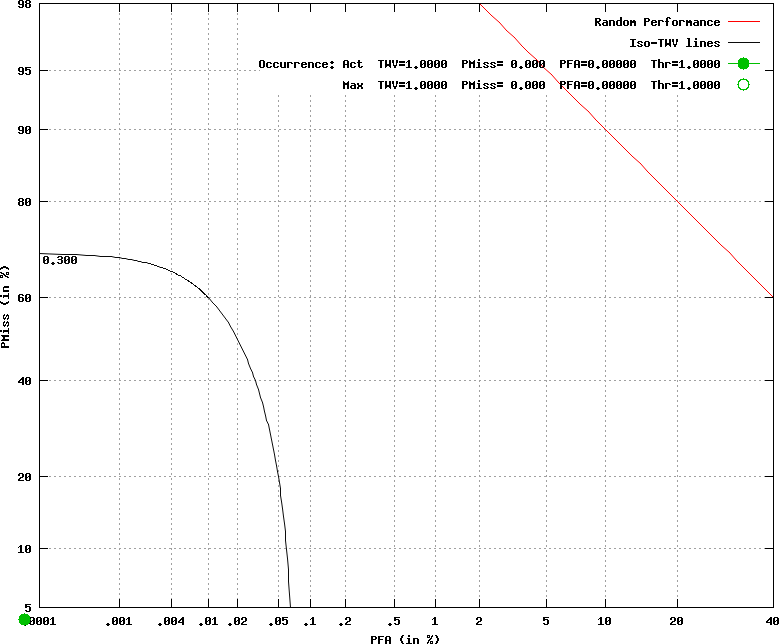

Reproduce this figure in gnuplot.
set terminal postscript color
set noxzeroaxis
set noyzeroaxis
### Using xScale = nd
### Using yScale = nd
set style fill  transparent solid 0.10 noborder
### keyLoc=top keySpacing=0.7 keyFontFace=medium keyFontSize=
set key top samplen 1 spacing 0.7  font "medium,"
set size ratio 0.821894871074622
set title ''
set grid
set pointsize 3
set ylabel 'PMiss (in %)'
set xlabel 'PFA (in %)'
set label 1 "0.300" at graph 0.005, graph 0.575729465340501 left nopoint textcolor rgb "#b0b0b0b"
set label 5  "" point lc 2 pt 7 ps 2 at graph    -0.02, graph  -0.02
set label 6  "" point lc 2 pt 6 ps 2 at graph    -0.02, graph  -0.02
set noxtics
set xtics ('.0001' -4.7534, '.001' -4.2649, '.004' -3.9444, '.01' -3.7190, '.02' -3.5401, '.05' -3.2905, '.1' -3.0902, '.2' -2.8782, '.5' -2.5758, '1' -2.3263, '2' -2.0537, '5' -1.6449, '10' -1.2816, '20' -0.8416, '40' -0.2533)
set noytics
set ytics ('5' -1.6449, '10' -1.2816, '20' -0.8416, '40' -0.2533, '60' 0.2533, '80' 0.8416, '90' 1.2816, '95' 1.6449, '98' 2.0537)
plot [-4.75343910607888:-0.253347103317183] [-1.64485362793551:2.05374890849825] \
  -x title 'Random Performance' with lines lt 1,\
  'overall_TUSZ/nist/nist.dets/sum.isometriclines' title 'Iso-TWV lines' with lines lt rgb "#b0b0b0b" lw 1,\
  'overall_TUSZ/nist/nist.dets/sum.Occurrence.dat.1' using 3:2 notitle with  lines  lc 2 lw 1,\
    'overall_TUSZ/nist/nist.dets/sum.Occurrence.dat.2' using 11:10 title 'Occurrence: Act  TWV=1.0000  PMiss= 0.000  PFA=0.00000  Thr=1.0000' with linespoints pt 7 ps 2 lc 2,\
  'overall_TUSZ/nist/nist.dets/sum.Occurrence.dat.2' using 6:5 title 'Max  TWV=1.0000  PMiss= 0.000  PFA=0.00000  Thr=1.0000' with points lc 2 pt 6 lw 1 ps 2
